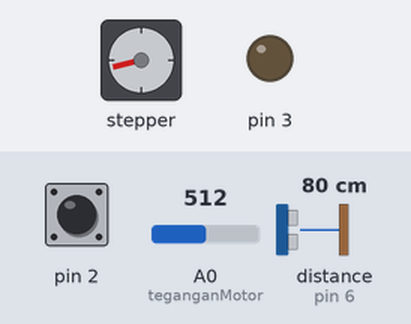
A sketch run on a simulated Arduino Uno, built with avr-gcc and run on an emulated ATmega328P. Shown: stepper motor, output pins drawn as LEDs (lit = HIGH). Wiring (inferred from the names in the program): stepper motor (2048 steps per turn assumed): coils pin 8, pin 9, pin 10, pin 11. The test bench sets the inputs (shaded band); at power-on: pin 2 HIGH, A0 (teganganMotor) = 512, distance to the obstacle (sensor on pin 6) 80 cm. The echo pulse lasts 58.3 µs per cm; pins used as bus, display or sensor lines are not drawn.

Above: at 2.4 s.
2.5 s: pin 2 pulled LOW for 0.15 s
At 2.96 s:
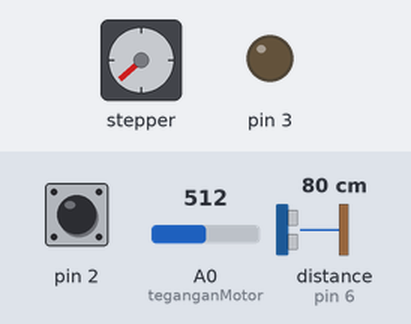
At 4.7 s:
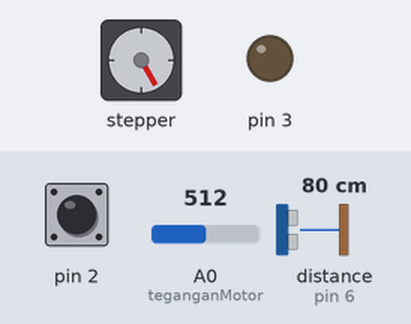
5.2 s: A0 (teganganMotor) set to 359
6.7 s: A0 (teganganMotor) set to 329
At 7.3 s:
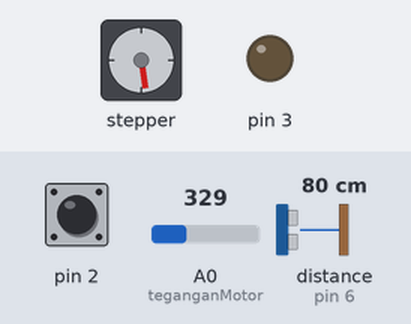
9.7 s: A0 (teganganMotor) set to 511
Timing chart, 0 to 13.9 s (numbered marks = the images above; inputs shaded):
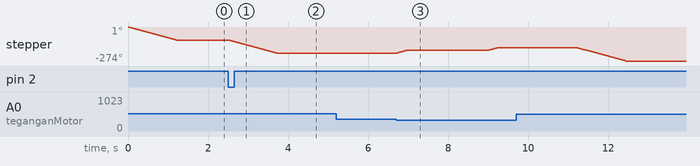

Measured:
- the behaviour switches between 342 and 341 on A0 (teganganMotor) (found by bisection; images 2 and 3)
- after the input at 2.5 s, stepper: turns 105° counter-clockwise in 1.2 s, starting at once
- after the input at 5.2 s, every drawn part: stays the same
- after the input at 6.7 s, stepper: turns 21° clockwise in 0.23 s, then 21° clockwise in 0.23 s

The sketch:

arduino.ino
```cpp
int A=8; int B=9; int C=10; int D=11;
int x=0,y=0;

#include <NewPing.h>
#define VCC 4
#define GND 7
#define TRIGGER_PIN  5
#define ECHO_PIN     6
#define MAX_DISTANCE 300

int button=0;
int kecepatanStepper=2;
int on=0;
NewPing jarak(TRIGGER_PIN, ECHO_PIN, MAX_DISTANCE);

void Putaran1(){
  digitalWrite(A,1);
  digitalWrite(B,0);
  digitalWrite(C,0);
  digitalWrite(D,0);
}
void Putaran2(){
  digitalWrite(A,0);
  digitalWrite(B,1);
  digitalWrite(C,0);
  digitalWrite(D,0);
}
void Putaran3(){
  digitalWrite(A,0);
  digitalWrite(B,0);
  digitalWrite(C,1);
  digitalWrite(D,0);
}
void Putaran4(){
  digitalWrite(A,0);
  digitalWrite(B,0);
  digitalWrite(C,0);
  digitalWrite(D,1);
}
void Clockwise(){
  Putaran1(); delay(kecepatanStepper);
  Putaran2(); delay(kecepatanStepper);
  Putaran3(); delay(kecepatanStepper);
  Putaran4(); delay(kecepatanStepper);
}
void antiClockwise(){
  Putaran4(); delay(kecepatanStepper);
  Putaran3(); delay(kecepatanStepper);
  Putaran2(); delay(kecepatanStepper);
  Putaran1(); delay(kecepatanStepper);
}

int tinggiAir(){
  int ultrasonik = map(jarak.ping_cm(),0,20,20,0);
  return ultrasonik;
}

int teganganMotor(){
  int sensorValue = analogRead(A0);
  int x = map(sensorValue, 0,1024,0,750);
  return x;
}

String kirimData(){
  int V = teganganMotor(); delay(1);
  int H = tinggiAir(); delay(10);
  String dataKirim = String(V)+"#"+String(H);
  return dataKirim;
}

void setup(){
  pinMode(A,OUTPUT); pinMode(B,OUTPUT);
  pinMode(C,OUTPUT); pinMode(D,OUTPUT);
  pinMode(VCC,OUTPUT); pinMode(GND,OUTPUT);
  pinMode(3,OUTPUT); pinMode(2,INPUT_PULLUP);
  digitalWrite(VCC,HIGH); digitalWrite(GND,LOW); digitalWrite(3,LOW);
  Serial.begin(9600);
  pinMode(A0, INPUT);

  for(int STEP=0; STEP<150; STEP++){
  antiClockwise();
  }
}

void loop() {
  String dataKirim = kirimData();
  button = digitalRead(2);
  if(button==0){
    on=1;
  }
  int V = teganganMotor();
  String minta = "";
  while(Serial.available()>0){
    minta += char(Serial.read());
  } minta.trim();
  if (minta == "YA"){
    Serial.println(dataKirim);
  }   minta = "";

  if(on==1){


    if(V<250 && x<4){
      for(int STEP=0; STEP<30; STEP++){
        Clockwise();
      } delay(2000);
        x++; y=0;
    } else if(V<250 && x>4){
      //diam
    } else if(V>250 && y==0){
      for(int STEP=0; STEP<150; STEP++){
        antiClockwise();
      } x=0; y=1;
    }
  }
}
```
